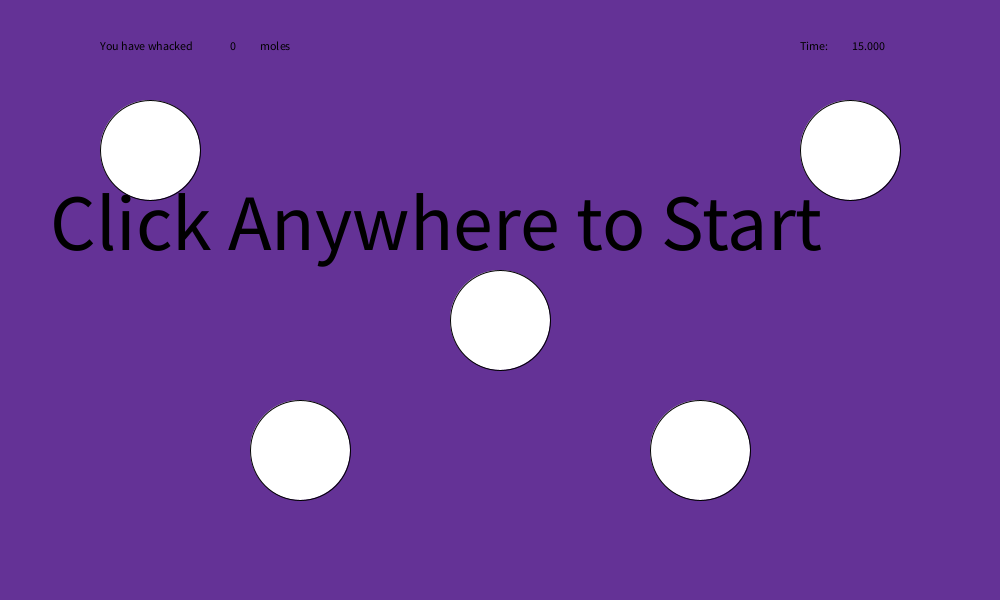
Frame 1 (no input)
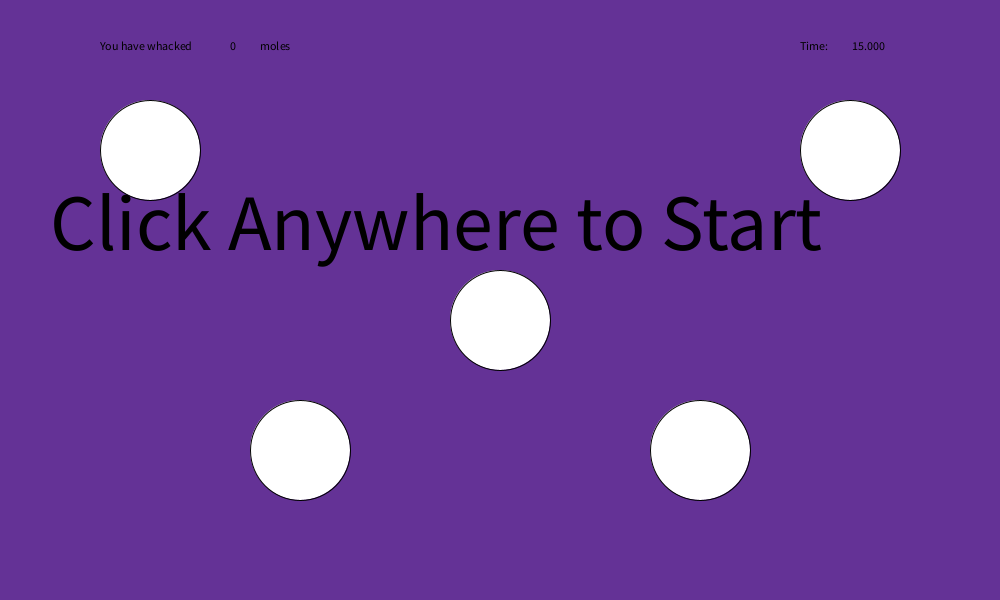
Frame 60 (the mouse pressed at the canvas centre just before this capture)
Frame 120 (the mouse held since frame 60 and released just before this capture): identical to frame 60, image omitted

The Processing sketch that drew these frames (run headless with seeded random() and noise(); from frame 60 on, the mouse is pressed at the canvas centre):

// Processing sketch: MoleClass_
// ── MoleClass_.pde
Mole m1;

//Top Left
float hole1x = 150;
float hole1y = 150;
//Top Right
float hole2x = 850;
float hole2y = 150;
//Middle
float hole3x = 500;
float hole3y = 320;
//Rightish Middle
float hole4x = 700;
float hole4y = 450;
//Leftish Middle
float hole5x = 300;
float hole5y = 450;

int molehole;

float moleX;
float moleY;

int score = 0;

boolean started = false;

float startingtime = 15;
float timer = startingtime;

float second = 1;

boolean win;

void setup() {
  size(1000, 600);
  frameRate(60);
  background(100, 50, 150);
  m1 = new Mole();
  m1.hole = 0;
}

void draw() {
  m1.update();
  if (started) {
    timer -= second/frameRate;
  }

  //This is the background setup including the mole holes
  background(100, 50, 150);

  //Holes!
  fill(255);
  //Top Left
  ellipse(hole1x, hole1y, 100, 100);

  //Top right
  ellipse(hole2x, hole2y, 100, 100);

  //Middle
  ellipse(hole3x, hole3y, 100, 100);

  //Rightish Middle
  ellipse(hole4x, hole4y, 100, 100);

  //Leftish Middle
  ellipse(hole5x, hole5y, 100, 100);

  fill(170, 116, 50);
  ellipse(m1.x+20, m1.y-20, 10, 20);
  fill(170, 116, 50);
  ellipse(m1.x-20, m1.y-20, 10, 20);
  fill(108, 61, 3);
  ellipse(m1.x, m1.y+15, 90, 70);
  fill(0);
  ellipse(m1.x-15, m1.y, 5, 5);
  ellipse(m1.x+15, m1.y, 5, 5);
  ellipse(m1.x, m1.y + 15, 5, 5);
  arc(m1.x, m1.y + 25, 50, 20, 0, PI);

  fill(0);
  textSize(12);
  text("You have whacked", 100, 50);
  text(score, 230, 50);
  text("moles", 260, 50);
  text("Time:", 800, 50);
  text(timer, 850, 50);
  if (started == false & timer > 0) {
    textSize(80);
    text("Click Anywhere to Start", 50, 250);
  }
  if (timer <= 0) {
    started = false;
    timer = 0;
    m1.x = -1000;
    m1.y = -1000;

    if (score < startingtime) {
      fill(185, 0, 0);
      win = false;
    }

    if (score >= startingtime) {
      fill (0, 129, 16);
      win = true;
    }

    rect(-10, -10, 10000, 10000);
    textSize(40);
    if (win == true) {
      fill(0);
      text("You Won! You whacked at least", 150, 300);
      text(int(startingtime), 350, 360);
      text("moles", 420, 360);
      text("Moles whacked:", 300, 420);
      text(score, 650, 420);
    }
    if (win == false) {
      fill(0);
      text("You Lost... You could not whack", 150, 200);
      text(int(startingtime), 350, 260);
      text("moles", 420, 260);
      text("Moles whacked:", 300, 420);
      text(score, 650, 420);
    }
    noLoop();
  }
}

void mouseClicked() {
  if (started) {
    if (mouseX > m1.x - 50 & mouseX < m1.x +50 & mouseY > m1.y - 50 & mouseY < m1.y+ 50) {
      m1.newHole();
    }
  }
  if (started == false & timer > 0) {
    started = true;
    m1.hole = int(random(1, 6));
  }
}
// ── moleClass.pde
class Mole {
  float x, y;
  float hole;
  void update() {
    if (hole == 0) {
      x = -1000;
      y = -1000;
    }
    if (hole == 1) {
      x = hole1x;
      y = hole1y;
    }

    if (hole == 2) {
      x = hole2x;
      y = hole2y;
    }

    if (hole == 3) {
      x = hole3x;
      y = hole3y;
    }

    if (hole == 4) {
      x = hole4x;
      y = hole4y;
    }

    if (hole == 5) {
      x = hole5x;
      y = hole5y;
    }
  }
  void newHole(){
    hole = int(random(1,6));
    score += 1;
  }
}
